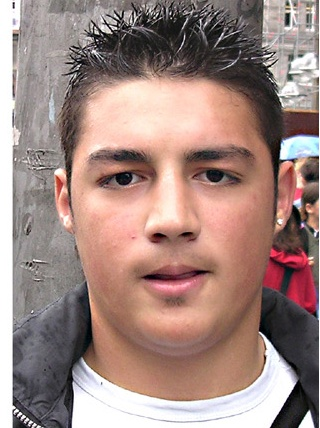
#> input picture 0_12.jpg, 320 x 428 px, given in place of 2.mp4, which was not available
$ python maskdetect1.py
#> lines starting #> are read from the running program, lines starting #| are printed output that depends on the picture; after the words box and inside, x2 and y2 are one past the last pixel; in counts of white or black regions, pixels touching at a corner belong together; pictures that were not available may be replaced by others from this repository, and a replacement may not be noted


import cv2

face_cascade=cv2.CascadeClassifier('haarcascade_frontalface_default.xml')
mask_cascade=cv2.CascadeClassifier('haarcascade_mask.xml')


video_src = '2.mp4'

cap = cv2.VideoCapture(video_src)


while True:
    ret, img = cap.read()
#> img is the input picture: shape (428, 320, 3); mean B, G, R 128.8, 135.3, 161.1

    if (type(img) == type(None)):
        break
    gray = cv2.cvtColor(img, cv2.COLOR_BGR2GRAY)
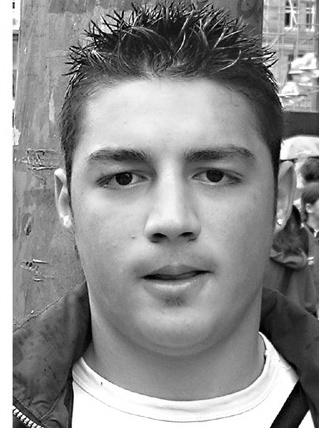
#> gray: shape (428, 320); min 0, max 255, mean 142.2

    faces = face_cascade.detectMultiScale(gray,1.1,4 )
#> faces = [[46, 79, 245, 245]]
    masks= mask_cascade.detectMultiScale(gray,1.04,3)
#> masks = ()


    for (x,y,w,h) in faces:
        cv2.rectangle(img,(x,y),(x+w,y+h),(0,0,255),2)
#> this loop made 1 pass
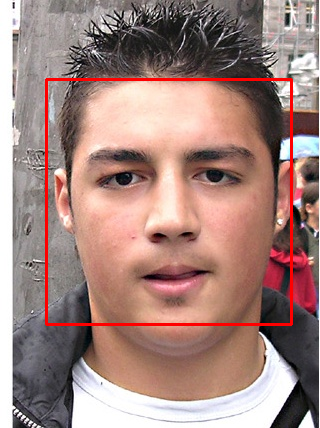
#> img: shape (428, 320, 3); 2.14% of pixels changed, all inside (x1, y1, x2, y2) = (45, 78, 293, 326)

    for (x,y,w,h) in masks:
        cv2.rectangle(img,(x,y),(x+w,y+h),(0,255,0),2)
        font=cv2.FONT_HERSHEY_DUPLEX
        cv2.putText(img,'mask_found',(x,y),font,1,(255,255,255),3,cv2.LINE_8)
#> this loop made 0 passes
    img=cv2.resize(img,(300,700))
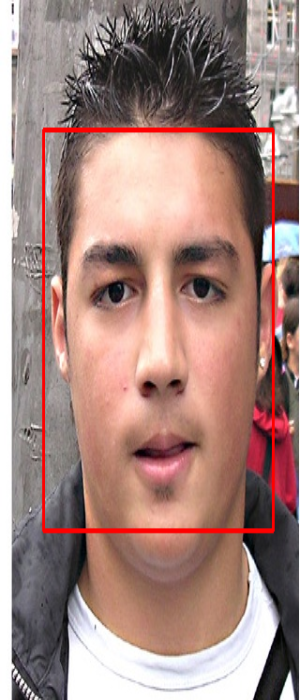
#> img: shape (700, 300, 3); mean B, G, R 126.3, 132.7, 163.5
    cv2.imshow('video', img)


    if cv2.waitKey(33) == 27:
#> (key Esc is pressed here)
        break

cv2.destroyAllWindows()
